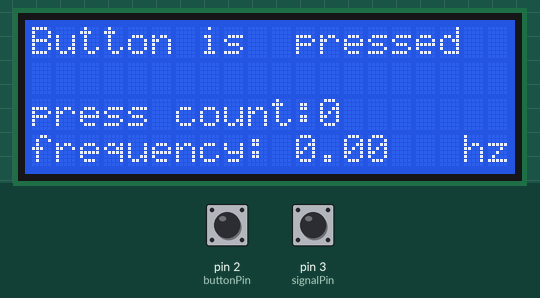
This sketch was run on a simulated Arduino Uno, built with avr-gcc and run on an emulated ATmega328P. On the bench: 20×4 character LCD. The test bench sets the inputs (shaded band); at power-on: pin 2 (buttonPin) HIGH, pin 3 (signalPin) HIGH. What the sketch prints to the serial monitor is not drawn.

Above: at 1.2 s.
1.3 s: pin 2 (buttonPin) pulled LOW for 1 s
At 3.5 s:
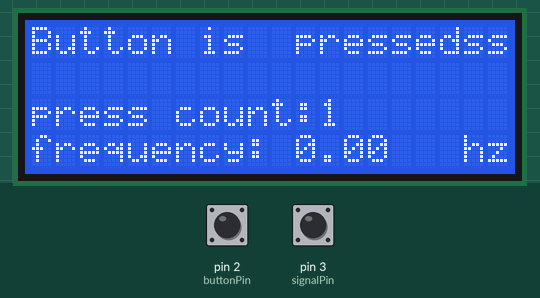
3.8 s: pin 3 (signalPin) pulled LOW for 0.15 s
At 4.8 s:
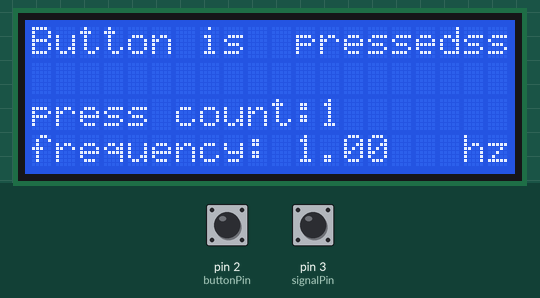
6.5 s: pin 2 (buttonPin) pulled LOW for 0.15 s
At 6.9 s:
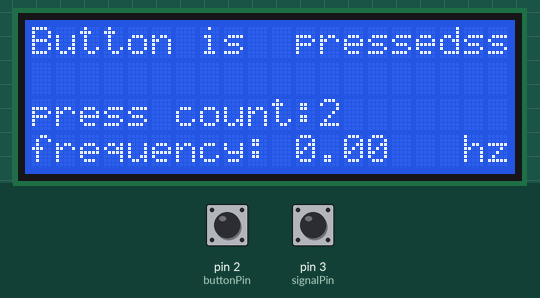
8.1 s: pin 3 (signalPin) pulled LOW for 1 s
At 10.4 s:
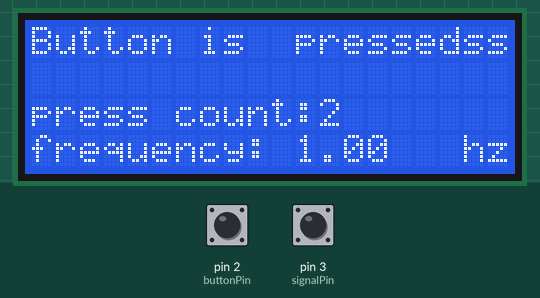
Timing chart, 0 to 11.9 s (numbered marks = the images above; inputs shaded):
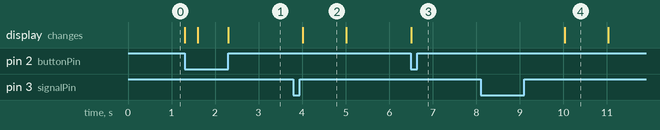

Measured:
- after the input at 1.3 s, the display: first changes at once (image 1 shows a later state)
- after the input at 3.8 s, the display: changes after 0.22 s (image 2)
- after the input at 6.5 s, the display: changes at once (image 3)
- after the input at 8.1 s, the display: changes after 1.9 s (image 4)
- what the display in image 2 shows lasts 1.0 s, from 4.0 s to 5.0 s

The sketch:

week10.ino
```cpp
#include <LiquidCrystal.h>

const int rs = 12, en = 11, d4 = 5, d5 = 4, d6 = 9, d7 = 8;
LiquidCrystal lcd(rs, en, d4, d5, d6, d7);
const int signalPin = 3;
volatile int pressCount = 0;
unsigned long lastPressTime = 0;
unsigned long prevTime = 0;
float frequency = 0.0;
const int buttonPin = 2;
volatile unsigned int buttonPressCount = 0;
volatile unsigned long lastInterruptTime = 0;
const unsigned long debounceDelay = 50;
volatile unsigned long pulseCount = 0;

void buttonISR() {
    unsigned long currentTime = millis();
    if (currentTime - lastInterruptTime > debounceDelay) {
        buttonPressCount++;
        lastInterruptTime = currentTime;
    }
}

void signalISR() {
    pulseCount++;
}


void setup() {
  Serial.begin(9600);
  // set up the LCD's number of columns and rows:
  lcd.begin(20, 4);
  // pinMode(LED_BUILTIN, OUTPUT);
  // pinMode(6, INPUT);
  // pinMode(A2, INPUT);
  // pinMode(13, OUTPUT);
  pinMode(buttonPin, INPUT_PULLUP);
    pinMode(signalPin, INPUT_PULLUP);

  attachInterrupt(digitalPinToInterrupt(buttonPin), buttonISR, FALLING);
  attachInterrupt(digitalPinToInterrupt(signalPin), signalISR, RISING);
}

void loop() {

  //printAlphabet();

  measureHz();

  displayInfo();

}

void displayInfo() {
  int buttonState = digitalRead(buttonPin);
  lcd.setCursor(0,0);
  lcd.print("Button is");
  lcd.setCursor(11,0);

  if (buttonState) {
    lcd.print("pressed");
  } else {
    lcd.print("not pressed");
  }
  lcd.setCursor(0,2);
  lcd.print("press count:");
  lcd.print(buttonPressCount);

  lcd.setCursor(0,3);
  lcd.print("frequency: ");
  lcd.print(frequency);
  lcd.setCursor(18, 3);
  lcd.print("hz");
}

void measureHz() {
  unsigned long currentTime = millis();

  if (currentTime - prevTime >= 1000) {
    noInterrupts();
    frequency = pulseCount;
    pulseCount = 0;
    interrupts();

    prevTime = currentTime;

    Serial.print("Frequency: ");
    Serial.print(frequency);
    Serial.println(" Hz");
  }
}

void printAlphabet() {
  int row_length = 20;
  for (int i = 0; i<100000; i++) {
    int remainder_alpha = i % 26;
    int alphabet = remainder_alpha + 65;
    //the lettter to be printed is lcd.write(alpha)
    int devided_row = i / row_length;
    int remainder_column = i % row_length;
    if (devided_row%2 == 1) {
      lcd.setCursor(row_length - remainder_column - 1,1);
      lcd.write (alphabet);
    } else {
      lcd.setCursor(remainder_column, 0);
      lcd.write(alphabet);
    }
    delay(100);
    lcd.clear();
  }
}


// void printAlphabet() {
//   int asciiNum = 65;  // Starting with 'A'
//   int row = 4;
//   int col = 20;

//   for (int i = 0; i < row * col; i++) {
//     if (i < col) {
//       lcd.setCursor(i, 0);  // First row
//       lcd.write(asciiNum);
//     }
//     else if (i < col * 2) {
//       lcd.setCursor(i - col, 1);  // Second row
//       lcd.write(asciiNum);
//     }
//     else if (i < col * 3) {
//       lcd.setCursor(i - (col * 2), 2);  // Third row (previously skipped)
//       lcd.write(asciiNum);
//     }
//     else if (i < col * 4) {
//       lcd.setCursor(i - (col * 3), 3);  // Fourth row
//       lcd.write(asciiNum);
//     }

//     // Reset ASCII number to 'A' if it goes beyond 'Z'
//     if (asciiNum >= 90) {
//       asciiNum = 65;
//     }
//     else {
//       asciiNum++;
//     }

//     delay(100);
//     lcd.clear();
//   }
// }
```
